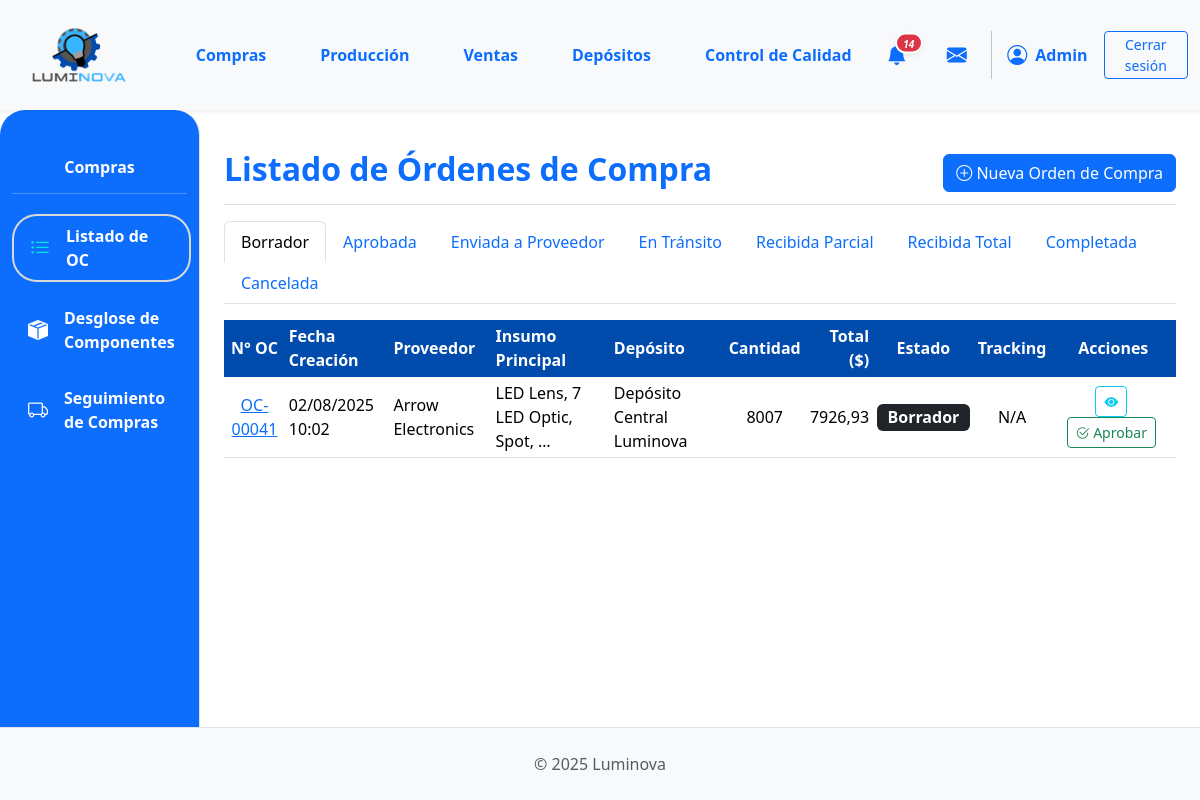
Page /compras/compras/ (signed in) on the committed database.
### App_LUMINOVA/models.py (models this page shows, shortened)
class Orden(models.Model):
    @staticmethod
    def pedidos_por_deposito(deposito_id):
        return Orden.objects.filter(insumo_principal__deposito_id=deposito_id)
    @staticmethod
    def solicitudes_por_deposito(deposito_id):
        return OrdenProduccion.objects.filter(producto_a_producir__deposito_id=deposito_id)
    TIPO_ORDEN_CHOICES = [
        ("compra", "Orden de Compra"),
    ]
    ESTADO_ORDEN_COMPRA_CHOICES = [
        ("BORRADOR", "Borrador"),
        ("APROBADA", "Aprobada"),
        ("ENVIADA_PROVEEDOR", "Enviada al Proveedor"),
        ("CONFIRMADA_PROVEEDOR", "Confirmada por Proveedor"),
        ("EN_TRANSITO", "En Tránsito"),
        ("RECIBIDA_PARCIAL", "Recibida Parcialmente"),
        ("RECIBIDA_TOTAL", "Recibida Totalmente"),
        ("COMPLETADA", "Completada"),
        ("CANCELADA", "Cancelada"),
    ]
    numero_orden = models.CharField(
        max_length=20, unique=True, verbose_name="N° Orden de Compra"
    )
    tipo = models.CharField(max_length=20, choices=TIPO_ORDEN_CHOICES, default="compra")
    fecha_creacion = models.DateTimeField(default=timezone.now)
    proveedor = models.ForeignKey(
        Proveedor,
        on_delete=models.PROTECT,
        related_name="ordenes_de_compra_a_proveedor",
    )
    estado = models.CharField(
        max_length=30, choices=ESTADO_ORDEN_COMPRA_CHOICES, default="BORRADOR"
    )
    insumo_principal = models.ForeignKey(
        Insumo,
        on_delete=models.SET_NULL,
        null=True,
        blank=True,
        verbose_name="Insumo Principal",
    )
    cantidad_principal = models.PositiveIntegerField(
        null=True, blank=True, verbose_name="Cantidad Insumo Principal"
    )
    precio_unitario_compra = models.DecimalField(
        max_digits=10,
        decimal_places=2,
        null=True,
        blank=True,
        verbose_name="Precio Unit. Compra (de la oferta)",
    )
    deposito = models.ForeignKey(
        'Deposito',
        on_delete=models.PROTECT,
        null=True,
        blank=True,
        related_name='ordenes_de_compra',
        verbose_name='Depósito que solicita',
        help_text='Depósito que origina la solicitud de compra',
    )
    total_orden_compra = models.DecimalField(
        max_digits=12, decimal_places=2, default=0.00
    )
    fecha_estimada_entrega = models.DateField(null=True, blank=True)
    numero_tracking = models.CharField(max_length=50, null=True, blank=True)
    notas = models.TextField(blank=True, null=True)

class Proveedor(models.Model):
    nombre = models.CharField(max_length=100, unique=True)
    contacto = models.CharField(max_length=100, blank=True)
    telefono = models.CharField(max_length=25, blank=True)
    email = models.EmailField(blank=True, null=True)

class Insumo(models.Model):
    notificado_a_compras = models.BooleanField(default=False, help_text="¿Ya fue notificado a compras por stock bajo?")
    descripcion = models.CharField(max_length=255)
    categoria = models.ForeignKey(
        CategoriaInsumo, on_delete=models.PROTECT, related_name="insumos"
    )
    fabricante = models.ForeignKey(
        Fabricante,
        on_delete=models.SET_NULL,
        null=True,
        blank=True,
        related_name="insumos_fabricados",
    )
    imagen = models.ImageField(null=True, blank=True, upload_to="insumos/")
    stock = models.IntegerField(default=0)
    cantidad_en_pedido = models.PositiveIntegerField(
        default=0, verbose_name="Cantidad en Pedido", blank=True, null=True
    )
    deposito = models.ForeignKey(
        "Deposito",
        on_delete=models.PROTECT,
        related_name="insumos",
        null=True,
        blank=True,
        help_text="Depósito al que pertenece este insumo",
    )

class Deposito(models.Model):
    nombre = models.CharField(max_length=100, unique=True)
    ubicacion = models.CharField(max_length=255, blank=True)
    descripcion = models.TextField(blank=True)

### App_LUMINOVA/views_compras.py (the view)
@login_required
def compras_lista_oc_view(request):
    from collections import OrderedDict
    ESTADOS_OC = OrderedDict([
        ("BORRADOR", "Borrador"),
        ("APROBADA", "Aprobada"),
        ("ENVIADA_PROVEEDOR", "Enviada a Proveedor"),
        ("EN_TRANSITO", "En Tránsito"),
        ("RECIBIDA_PARCIAL", "Recibida Parcial"),
        ("RECIBIDA_TOTAL", "Recibida Total"),
        ("COMPLETADA", "Completada"),
        ("CANCELADA", "Cancelada"),
    ])
    ordenes_compra = (
        Orden.objects.filter(tipo="compra")
        .select_related("proveedor", "insumo_principal")
        .order_by("-fecha_creacion")
    )
    ordenes_por_estado = {estado: [] for estado in ESTADOS_OC.keys()}
    for oc in ordenes_compra:
        if oc.estado in ordenes_por_estado:
            ordenes_por_estado[oc.estado].append(oc)
    estados_oc_tabs = []
    for estado, nombre in ESTADOS_OC.items():
        ocs = ordenes_por_estado.get(estado, [])
        estados_oc_tabs.append((estado, nombre, ocs))
    context = {
        "estados_oc_tabs": estados_oc_tabs,
        "titulo_seccion": "Listado de Órdenes de Compra",
    }
    return render(request, "compras/compras_lista_oc.html", context)

### App_LUMINOVA/context_processors.py (called while the page is built)
def puede_ver_deposito_sidebar(request):
    user = getattr(request, 'user', None)
    if not user or not user.is_authenticated:
        return {'puede_ver_deposito_sidebar': False}
    if user.is_superuser:
        return {'puede_ver_deposito_sidebar': True}
    tiene_depositos = UsuarioDeposito.objects.filter(usuario=user).exists()
    if user.groups.filter(name='Depósito').exists() and tiene_depositos:
        return {'puede_ver_deposito_sidebar': True}
    return {'puede_ver_deposito_sidebar': False}

### App_LUMINOVA/templates/compras/compras_lista_oc.html (shortened to what this page needs)
{% extends 'padre.html' %}
{% load static %}
{% load django_bootstrap5 %}
{% block sidebar_content %}
    {% include 'compras/compras_sidebar.html' %}
{% endblock %}
{% block content %}
<div class="d-flex justify-content-between flex-wrap flex-md-nowrap align-items-center pt-3 pb-2 mb-3 border-bottom">
    <h1 class="h2 fw-bold text-primary">{{ titulo_seccion }}</h1>
    <div class="btn-toolbar mb-2 mb-md-0">
        <a href="{% url 'App_LUMINOVA:compras_crear_oc' %}" class="btn btn-primary">
            <i class="bi bi-plus-circle"></i> Nueva Orden de Compra
        </a>
    </div>
</div>
<ul class="nav nav-tabs" id="ocTabs" role="tablist">
  {% for estado, nombre, ocs in estados_oc_tabs %}
    <li class="nav-item" role="presentation">
      <button class="nav-link {% if forloop.first %}active{% endif %}" id="tab-{{ estado }}" data-bs-toggle="tab" data-bs-target="#tab-content-{{ estado }}" type="button" role="tab" aria-controls="tab-content-{{ estado }}" aria-selected="{% if forloop.first %}true{% else %}false{% endif %}">{{ nombre }}</button>
    </li>
  {% endfor %}
</ul>
<div class="tab-content mt-3" id="ocTabsContent">
  {% for estado, nombre, ocs in estados_oc_tabs %}
    <div class="tab-pane fade {% if forloop.first %}show active{% endif %}" id="tab-content-{{ estado }}" role="tabpanel" aria-labelledby="tab-{{ estado }}">
      <div class="table-responsive">
        <table class="table table-hover table-sm align-middle">
          <thead class="color-thead">
            <tr>
              <th class="text-center">N° OC</th>
              <th>Fecha Creación</th>
              <th>Proveedor</th>
              <th>Insumo Principal</th>
              <th>Depósito</th>
              <th class="text-center">Cantidad</th>
              <th class="text-end">Total ($)</th>
              <th class="text-center">Estado</th>
              <th class="text-center">Tracking</th>
              <th class="text-center" style="min-width: 120px;">Acciones</th>
            </tr>
          </thead>
          <tbody>
            {% for oc in ocs %}
            <tr>
              <td class="text-center">
                <a href="{% url 'App_LUMINOVA:compras_detalle_oc' oc.id %}">{{ oc.numero_orden }}</a>
              </td>
              <td>{{ oc.fecha_creacion|date:"d/m/Y H:i" }}</td>
              <td>{{ oc.proveedor.nombre|default_if_none:"N/A" }}</td>
              <td>{{ oc.insumo_principal.descripcion|default_if_none:"N/A"|truncatechars:30 }}</td>
              <td>{{ oc.deposito.nombre|default_if_none:"N/A" }}</td>
              <td class="text-center">{{ oc.cantidad_principal|default_if_none:"-" }}</td>
              <td class="text-end">{{ oc.total_orden_compra|floatformat:2|default:"0.00" }}</td>
              <td class="text-center">
                <span class="badge fs-6
                  {% if oc.estado == 'BORRADOR' %}bg-dark
                  {% elif oc.estado == 'PENDIENTE_APROBACION' %}bg-warning text-dark
                  {% elif oc.estado == 'APROBADA' %}bg-secondary
                  {% elif oc.estado == 'ENVIADA_PROVEEDOR' %}bg-primary
                  {% elif oc.estado == 'CONFIRMADA_PROVEEDOR' %}bg-primary-subtle text-primary-emphasis border border-primary-subtle
                  {% elif oc.estado == 'EN_TRANSITO' %}bg-info-subtle text-info-emphasis border border-info-subtle
                  {% elif oc.estado == 'RECIBIDA_PARCIAL' %}bg-success-subtle text-success-emphasis border border-success-subtle
                  {% elif oc.estado == 'RECIBIDA_TOTAL' %}bg-success
                  {% elif oc.estado == 'COMPLETADA' %}bg-success
                  {% elif oc.estado == 'CANCELADA' %}bg-dark
                  {% else %}bg-light text-dark{% endif %}">
                  {{ oc.get_estado_display }}
                </span>
              </td>
              <td class="text-center">
                {% if oc.numero_tracking %}
                  <a href="{% url 'App_LUMINOVA:compras_tracking_pedido' oc.id %}" class="fw-bold" title="Ver seguimiento de {{ oc.numero_orden }}">
                    {{ oc.numero_tracking }}
                  </a>
                {% else %}
                  N/A
                {% endif %}
              </td>
              <td class="text-center">
                <a href="{% url 'App_LUMINOVA:compras_detalle_oc' oc.id %}" class="btn btn-sm btn-outline-info me-1" title="Ver Detalles de OC {{ oc.numero_orden }}">
                  <i class="bi bi-eye-fill"></i>
                </a>
                {% if oc.estado == 'BORRADOR' %}
                  <form method="post" action="{% url 'App_LUMINOVA:compras_aprobar_oc_directamente' oc.id %}" style="display: inline;">
                    <button type="submit" class="btn btn-sm btn-outline-success me-1" title="Aprobar OC {{ oc.numero_orden }}">
                      <i class="bi bi-check2-circle"></i> Aprobar
                    </button>
                  </form>
                {% elif oc.estado == 'PENDIENTE_APROBACION' %}
                  <a href="{% url 'App_LUMINOVA:compras_editar_oc' oc.id %}" class="btn btn-sm btn-outline-primary me-1" title="Editar OC (si permitido en este estado)">
                    <i class="bi bi-pencil-square"></i>
                  </a>
                {% endif %}
              </td>
            </tr>
            {% empty %}
            <tr>
              <td colspan="10" class="text-center fst-italic text-muted py-3">
                No hay órdenes de compra en este estado.
              </td>
            </tr>
            {% endfor %}
          </tbody>
        </table>
      </div>
    </div>
  {% endfor %}
</div>
{% endblock %}

### App_LUMINOVA/templates/shared/header.html (shortened to what this page needs)
{% load static %}
<header>
    <nav class="navbar navbar-expand-lg navbar-light bg-light shadow-sm p-0">
        <div class="container-fluid d-flex align-items-center">
            <div class="col-md-3 col-lg-1">
                <a class="navbar-brand d-flex align-items-center ms-3" href="{% url 'App_LUMINOVA:dashboard' %}">
                    <img src="{% static 'img/logo.png' %}" alt="Luminova Logo" height="100" width="100" class="d-inline-block align-text-top me-2">
                </a>
            </div>
            <div class="collapse navbar-collapse" id="navbarContent" style="padding-left: 5%;">
                <ul class="navbar-nav mb-2 mb-lg-0 d-flex justify-content-around w-100">
                    <li class="nav-item"><a class="nav-link text-primary fw-bold" href="{% url 'App_LUMINOVA:compras_lista_oc' %} ">Compras</a></li>
                    <li class="nav-item"><a class="nav-link text-primary fw-bold" href="{% url 'App_LUMINOVA:produccion_principal' %}">Producción</a></li>
                    <li class="nav-item"><a class="nav-link text-primary fw-bold" href="{% url 'App_LUMINOVA:ventas_lista_ov' %}">Ventas</a></li>
                    <li class="nav-item"><a class="nav-link text-primary fw-bold" href="{% url 'App_LUMINOVA:seleccionar_deposito' %}">Depósitos</a></li>
                    <li class="nav-item"><a class="nav-link text-primary fw-bold" href="{% url 'App_LUMINOVA:control_calidad_view' %}">Control de Calidad</a></li>
                </ul>
                <div class="navbar-nav ms-auto d-flex flex-row align-items-center">
                    {% if user.is_authenticated %}
                        <div class="nav-item dropdown me-3">
                            <a class="nav-link px-2 position-relative d-flex align-items-center" href="#" role="button" data-bs-toggle="dropdown" aria-expanded="false" title="Notificaciones">
                                <i class="bi bi-bell-fill fs-5 text-primary">
                                    {% if total_notificaciones > 0 %}
                                    <span class="position-absolute translate-middle badge rounded-pill bg-danger shadow-sm" style="font-size: 0.5em; min-width:18px; border:2px solid #fff; margin-top: 3px; margin-left: 2px; display: inline-block; text-align: center;">{{ total_notificaciones }}</span>
                                    {% endif %}
                                </i>
                            </a>
                        </div>
                        <div class="nav-item dropdown ms-2" id="dropdown-mensajes">
                            <a class="nav-link px-2 position-relative d-flex align-items-center" href="#" id="mensajesDropdown" role="button" data-bs-toggle="dropdown" aria-expanded="false" title="Mensajes">
                                <i class="bi bi-envelope-fill fs-5 text-primary"></i>
                            </a>
                        </div>
                        <div class="nav-item d-flex align-items-center">
                             <i class="bi bi-person-circle fs-5 text-primary"></i>
                             <span class="ms-2 fw-bold text-primary">{{ user.first_name|default:user.username|capfirst }}</span>
                        </div>
                        <div class="nav-item ms-3">
                            <a class="btn btn-outline-primary btn-sm btn-CS" href="#" id="logout-btn">Cerrar sesión</a>
                        </div>
                    {% endif %}
                </div>
            </div>
        </div>
    </nav>
</header>

### App_LUMINOVA/static/css/custom.css (style rules this page uses)
html, body { height: 100%; margin: 0; }
body { display: flex; flex-direction: column; min-height: 100vh; }
.table > thead.color-thead { --bs-table-color: white; background-color: #014BAC !important; color: white !important; border-color: #014BAC !important; }
.table > thead.color-thead > tr > th { color: inherit !important; vertical-align: middle !important; }

### App_LUMINOVA/templates/shared/header.html (style rules this page uses)
.btn-CS { --bs-btn-padding-x: 1.25rem; --bs-btn-padding-y: 0.15rem; }

### App_LUMINOVA/templates/compras/compras_lista_oc.html (style rules this page uses)
.color-thead th { background-color: #014BAC !important; color: white !important; vertical-align: middle; }

### rows in the picture
Orden: estado "Borrador", numero_orden "OC-00041", fecha_creacion "02/08/2025 10:02", proveedor.nombre "Arrow Electronics", insumo_principal.descripcion "LED Lens, 7 LED Optic, Spot, …", deposito.nombre "Depósito Central Luminova", cantidad_principal "8007", total_orden_compra "7926,93", shows "N/A"
Orden: estado "Aprobada"
Orden: nombre "Enviada a Proveedor"
Orden: nombre "En Tránsito"

### other values in the picture
{{ total_notificaciones }} "14"
{{ user.first_name|default:user.username|capfirst }} "Admin"
{{ titulo_seccion }} "Listado de Órdenes de Compra"
{{ nombre }} "Recibida Parcial" "Recibida Total" "Completada" "Cancelada"
